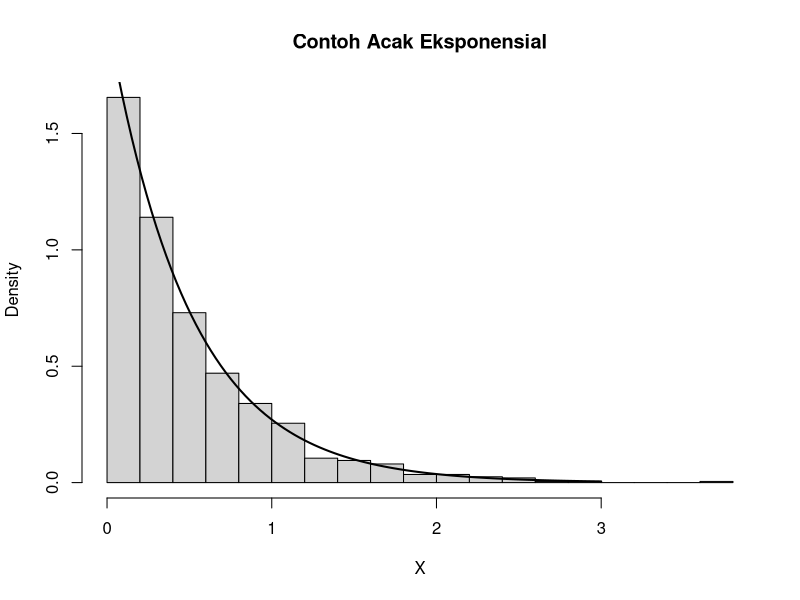
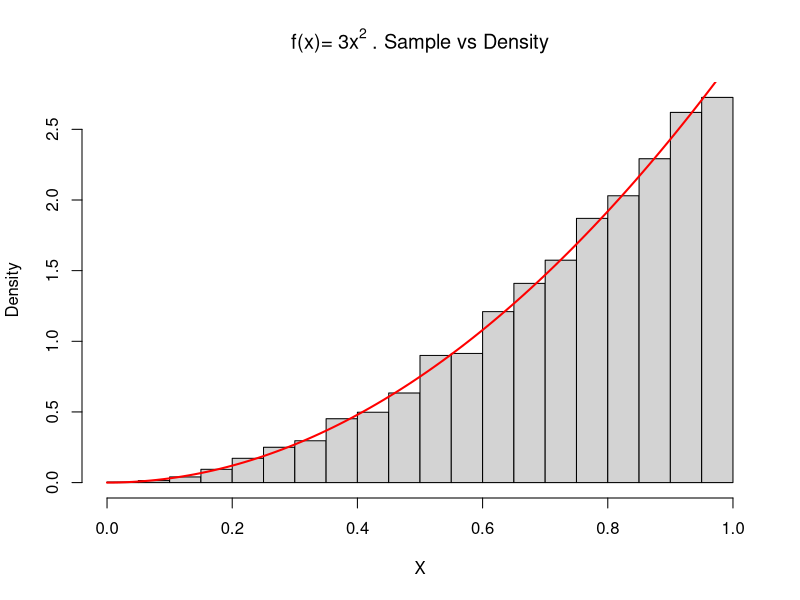
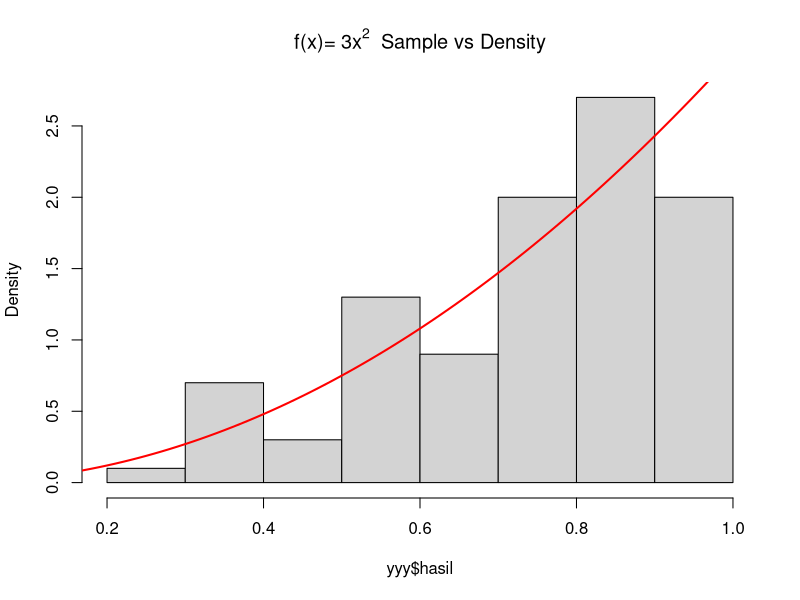
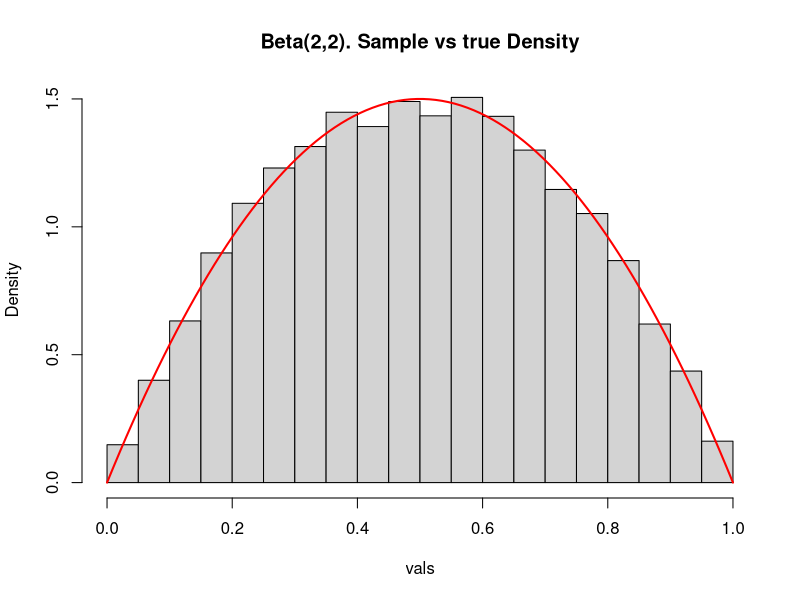
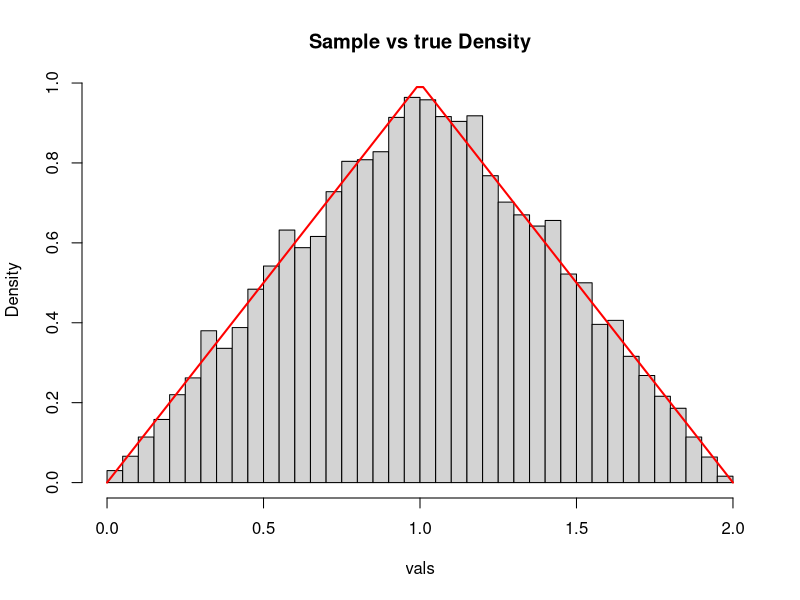
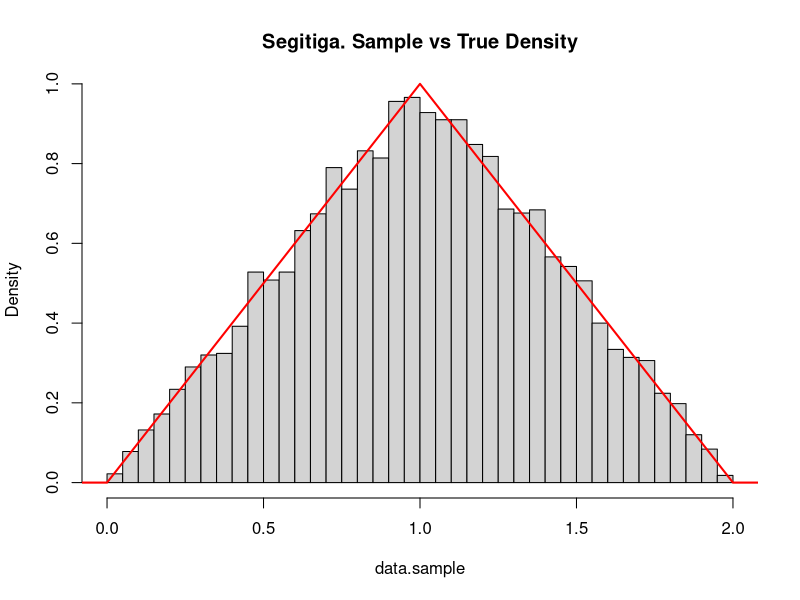

These figures' R source, in order:
## ---- chunk 1
options(scipen = 999)
knitr::opts_chunk$set(message = FALSE, warning = FALSE)
## ---- chunk 2
inv.exp <- function(u, lambda){
  -log(1-u)/lambda
}
  
rand.exp <- function(n = 1, lambda = 1){
  u <- runif(n)
  x <- inv.exp(u, lambda)
  return(x)
}
## ---- chunk 3
set.seed(123)
rand.exp(n = 10, lambda = 2)
## ---- chunk 4
set.seed(123)
X <- rand.exp(n = 1000, lambda = 2)

hist(X, freq=F, breaks =20, xlab='X', main='Contoh Acak Eksponensial')
curve(dexp(x, rate=2) , 0, 3, lwd=2, xlab = "", ylab = "", add = T)
## ---- chunk 5
# http://www.di.fc.ul.pt/~jpn/r/ECS/index.html

inv.f <- function(u){
  u^(1/3)
}
  
inv.transform <- function(n = 1, inv.f){
  u <- runif(n)
  x <- inv.f(u)
  return(x)
}
## ---- chunk 6
set.seed(123)
X <- inv.transform(n = 10000, inv.f)

hist(X, freq=F, breaks =20, main="f(x)=" ~3*x^2~". Sample vs Density")
curve(3*x^2, 0, 1, lwd=2, xlab = "", ylab = "", add = T, col="red")
## ---- chunk 7
ar <- function(n,x0,x1,f) {
  xx <- seq(x0,x1,length=10000)
  c <- max(f(xx))
  terima <- 0; iterasi <- 0
  hasil <- numeric(n)
  
while(terima<n) {
  x <- runif(1,x0,x1)
  y1<- runif(1,0,c)
  y2<- f(x)
  
if(y1<=y2) {
  terima <- terima+1
  hasil[terima]<-x }
  iterasi <- iterasi+1 }
  list(hasil=hasil,iterasi=iterasi)
}

set.seed(10)
f <- function(x) {3*x^2}
yyy <- ar(100,0,1,f)

par(mfrow=c(1,1))
hist(yyy$hasil,
main="f(x)="~3*x^2~" Sample vs Density", prob=T)
x <- seq(0, 1, 0.01)
lines(x, f(x), lwd=2, col="red")

## ---- chunk 8
# http://www.di.fc.ul.pt/~jpn/r/ECS/index.html

accept.reject <- function(f, c, g, rg, n) { 
  n.accepts     <- 0
  result.sample <- rep(NA, n)
  
  while (n.accepts < n) {
    y <- rg(1)               # step 1
    u <- runif(1,0,1)        # step 2
    if (u < f(y)/(c*g(y))) { # step 3 (accept)
      n.accepts <- n.accepts+1
      result.sample[n.accepts] = y
    }
  }
  
  result.sample
}
## ---- chunk 9
f  <- function(x) 6*x*(1-x)     # pdf of Beta(2,2), maximum density is 1.5
g  <- function(x) x/x           # g(x) = 1 but in vectorized version
rg <- function(n) runif(n,0,1)  # uniform, in this case
c  <- 2                         # c=2 since f(x) <= 2 g(x)

vals <- accept.reject(f, c, g, rg, 10000) 

hist(vals, breaks=30, freq=FALSE, main="Beta(2,2). Sample vs true Density")
xs <- seq(0, 1, len=100)
lines(xs, dbeta(xs,2,2), col="red", lwd=2)
## ---- chunk 10
# triangle function
f  <- function(x){
  ifelse((0 < x) & (x < 1), x, 
         ifelse((1 <= x) & (x < 2), 2 - x, 0)) 
} 

g  <- function(x) x/x             # g(x) = 1 but in vectorized version
rg <- function(n) runif(n, 0, 2) # uniform, in this case. limit x from 0 to 2
c  <- 2                          # c=2 since f(x) <= 2 g(x)

vals <- accept.reject(f, c, g, rg, 10000) 

# Checking if it went well
hist(vals, breaks=30, freq=FALSE, main="Sample vs true Density")
xs <- seq(0, 2, len=100)
lines(xs, f(xs), col="red", lwd=2)

## ---- chunk 11
# https://users.phhp.ufl.edu/rlp176/Courses/PHC6089/R_notes/simulations.html

triangle.pdf = function(x){
  ifelse((0 < x) & (x < 1), x, 
         ifelse((1 <= x) & (x < 2), 2 - x, 0)) 
}
## ---- chunk 12
accept_reject = function(fx, n = 100) {
  #simulates a sample of size n from the pdf fx using the accept reject algorithm
  x = numeric(n)
  count = 0
  
  while(count < n) {
    temp <- runif(1, 0, 2)
    y <- runif(1, 0, 2)
    if (y < fx(temp)) {
      count = count + 1
      x[count] <- temp
    }
  }
  
  return(x)
}

data.sample = accept_reject(triangle.pdf, 10000)

hist(data.sample, breaks=30, freq=FALSE, main="Segitiga. Sample vs True Density")
xs = seq(-0.5, 2.5, by = 0.01)
lines(xs, triangle.pdf(xs), col="red", lwd=2)

## ---- chunk 13
b0 <- 1
b1 <- 1

b0hat <- NULL
b1hat <- NULL

for (i in 1:100) {
  eps <- rnorm (10)
  X <- runif (10 ,5 ,10)
  Y <- b0 + b1*X + eps
  
  obj <- lm(Y~X)
  b0hat <- c(b0hat, obj$coefficients[1])
  b1hat <- c(b1hat, obj$coefficients[2])
}

hasil <- matrix (c(mean(b0hat), sd(b0hat), mean(b1hat) , sd(b1hat)), nrow =2, ncol =2)
rownames(hasil) <- c("mean","sd")
colnames(hasil) <- c("b0", "b1")
hasil
## ---- chunk 14
set.seed(123)
X1 <- runif(25,10,25)
X2 <- runif(25,90,200)
Y <- 10 + 2.3*X1 + 0.7*X2 + rnorm(25,0,1)

model <- lm(Y~X1+X2)
summary(model)
## ---- chunk 15
library(MASS)

b0 <- 1
b1 <- 1
b2 <- 1

b0hat <- NULL
b1hat <- NULL
b2hat <- NULL

Sigma <- matrix(c(1 ,0.9 ,0.9 ,1),
                nrow =2 , ncol =2)
mu <- c(1 ,1)

for ( i in 1:100) {
  eps <- rnorm (10)
  X <- mvrnorm (10, mu, Sigma )
  Y <- b0 + b1*X [,1] * b2*X [,2] + eps
  
  obj <- lm( Y~X )

  b0hat <- c(b0hat, obj$coefficients[1])
  b1hat <- c(b1hat, obj$coefficients[2])
  b2hat <- c(b2hat, obj$coefficients[3])
}

hasil<- matrix(c(mean(b0hat), sd(b0hat), mean(b1hat), sd(b1hat), mean(b2hat), sd(b2hat)),
               nrow=2, ncol=3)
rownames(hasil) <- c("mean","sd")
colnames(hasil) <- c("b0", "b1", "b2")

hasil
